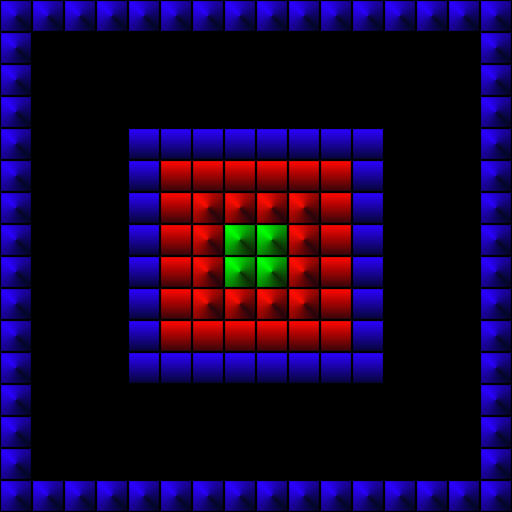

Tiled map render using the project's own tile images. Description and the whole map definition, tile-layer contents included, below:
An orthogonal 16x16 tile map with 32x32 px tiles, 1 tile layer (Tile Layer 1).

<map version="1.10" tiledversion="1.11.0" orientation="orthogonal" renderorder="right-down" width="16" height="16" tilewidth="32" tileheight="32" infinite="0" nextlayerid="2" nextobjectid="1">
 <tileset firstgid="1" source="../../tiles/orthogonal_1.tsx" />
 <layer id="1" name="Tile Layer 1" width="16" height="16">
  <data encoding="csv">
2,2,2,2,2,2,2,2,2,2,2,2,2,2,2,2,
2,0,0,0,0,0,0,0,0,0,0,0,0,0,0,2,
2,0,0,0,0,0,0,0,0,0,0,0,0,0,0,2,
2,0,0,0,0,0,0,0,0,0,0,0,0,0,0,2,
2,0,0,0,3,3,3,3,3,3,3,3,0,0,0,2,
2,0,0,0,3,5,5,5,5,5,5,3,0,0,0,2,
2,0,0,0,3,5,4,4,4,4,5,3,0,0,0,2,
2,0,0,0,3,5,4,6,6,4,5,3,0,0,0,2,
2,0,0,0,3,5,4,6,6,4,5,3,0,0,0,2,
2,0,0,0,3,5,4,4,4,4,5,3,0,0,0,2,
2,0,0,0,3,5,5,5,5,5,5,3,0,0,0,2,
2,0,0,0,3,3,3,3,3,3,3,3,0,0,0,2,
2,0,0,0,0,0,0,0,0,0,0,0,0,0,0,2,
2,0,0,0,0,0,0,0,0,0,0,0,0,0,0,2,
2,0,0,0,0,0,0,0,0,0,0,0,0,0,0,2,
2,2,2,2,2,2,2,2,2,2,2,2,2,2,2,2
</data>
 </layer>
</map>
